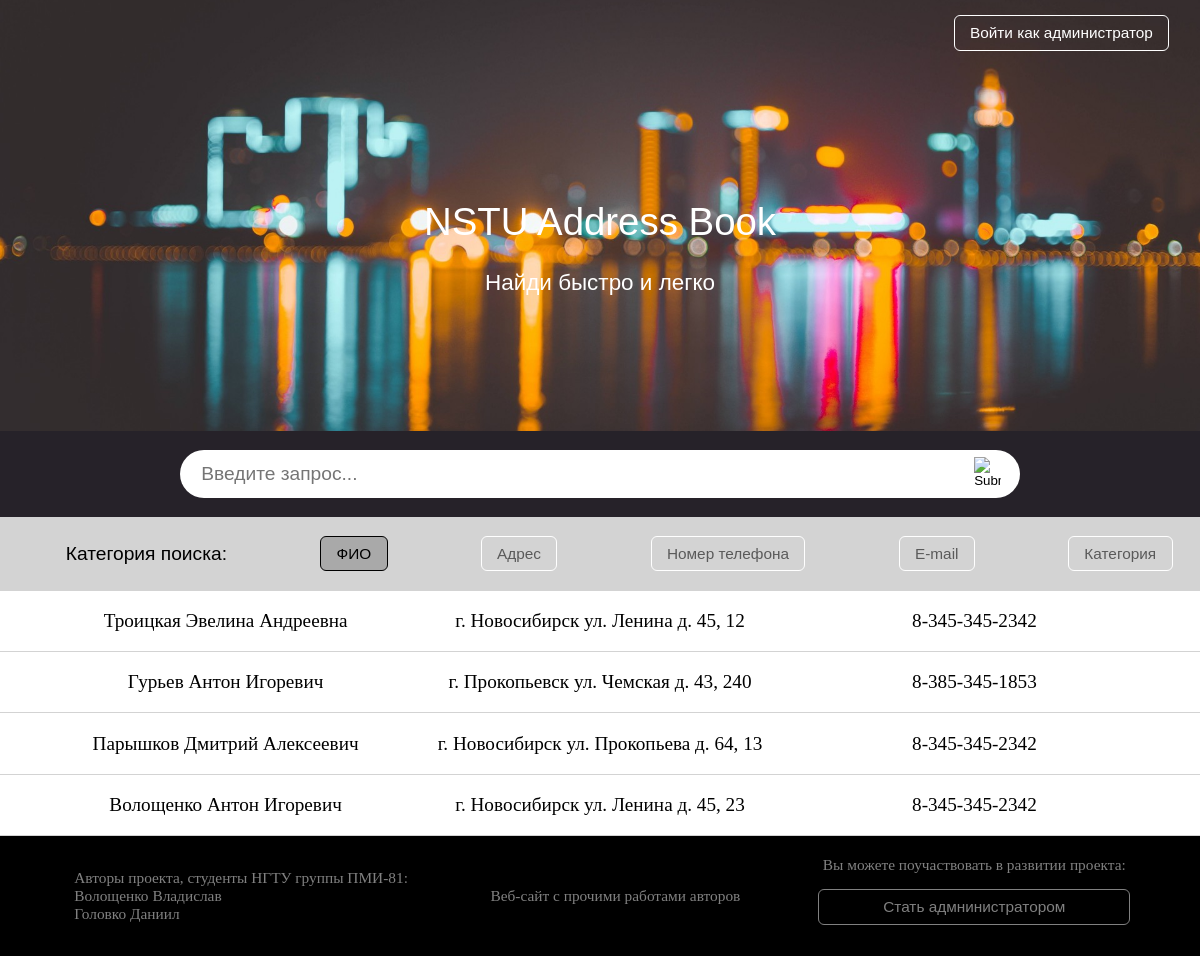
The page / on the database its author committed.
### addressbook/models.py (models this page shows)
class Record(models.Model):
    name = models.CharField(max_length=50)
    surname = models.CharField(max_length=50)
    middleName = models.CharField(max_length=50)
    age = models.IntegerField()
    phoneNumber = models.CharField(max_length=20)
    email = models.EmailField()
    city = models.CharField(max_length=50)
    street = models.CharField(max_length=50)
    houseNumber = models.CharField(max_length=50)
    flatNumber = models.CharField(max_length=50)
    cathegory = models.CharField(max_length=50)

### addressbook/views.py (the view)
# urls.py: path('', views.index, name='index'),
def index(request):
    records = Record.objects.all()
    if 'IsLogged' in request.COOKIES:
        if request.COOKIES['IsLogged'] == '1':
            applicants = Applicant.objects.all()
            data = {'records': records, 'applicants': applicants}
            return TemplateResponse(request, "index_admin.html", data)
        else:
            data = {'records': records}
            return TemplateResponse(request, "index.html", data)
    else:
        data = {'records': records}
        return TemplateResponse(request, "index.html", data)

### templates/index.html (shortened to what this page needs)
<!DOCTYPE html>
{% load static %}
<html>
    <head>
        <link rel="stylesheet" href={% static 'styles/index.css' %}>
    </head>
    <body>
        <div class="section-about-us">
            <header>
                <div class="administrator-privilegies">
                    <label class="modal-open" href="#auth-window">Войти как администратор</label>
                </div>
            </header>
            <div>
                <h1 class="center">NSTU Address Book</h1>
                <h3 class="center">Найди быстро и легко</h3>
            </div>
        </div>
        <div class="section-search">
            <div class="search-line">
                <form action="" name="search" onsubmit="sendSearchRequest();return false;">
                    <input type="search" id="request" placeholder="Введите запрос...">
                    <div class="search-submit">
                        <input type="image" src={% static 'img/search-icon.png '%}>
                    </div>
                </form>
            </div>
            <div class="filter-bar">
                <label>Категория поиска:</label>
                <label class="filter-button active" id="filter-name">ФИО</label>
                <label class="filter-button" id="filter-address">Адрес</label>
                <label class="filter-button" id="filter-phone">Номер телефона</label>
                <label class="filter-button" id="filter-email">E-mail</label>
                <label class="filter-button" id="filter-cathegory">Категория</label>
            </div>
            <div class="about-search">
                <ul id="search-result">
                    {% for record in records %}
                        <li class="modal-open" href="#record" onclick="getRecordInfo({{ record.id }});return false;">
                            <label>{{ record.surname }} {{ record.name }} {{ record.middleName }}</label>
                            <label>г. {{ record.city }} ул. {{ record.street }} д. {{ record.houseNumber }}, {{ record.flatNumber }}</label>
                            <label>{{ record.phoneNumber }}</label>
                        </li>
                    {% endfor %}
                </ul>
            </div>
        </div>
        <footer>
            <div id="authors">
                <p>Авторы проекта, студенты НГТУ группы ПМИ-81:<br>Волощенко Владислав<br>Головко Даниил</p>
            </div>
            <div id="personal-website">
                <a href="http://fpm2.ami.nstu.ru/~pmi-b8502/">Веб-сайт с прочими работами авторов</a>
            </div>
            <div id="how-to-be-admin">
                <p>Вы можете поучаствовать в развитии проекта:</p>
                <label id="be-admin" class="modal-open" href="#be-admin-window">Стать адмнинистратором</label>
            </div>
        </footer>
    </body>
</html>

### static/styles/index.css (style rules this page uses)
:root { box-sizing: border-box; font-size: 1.2rem; }
body { background-color: white; margin: 0; }
#be-admin { display: block; color: white; font-size: 1em; font-weight: 600; padding: 1.5em 2em; margin: 2em 0em; background-color: rgba(0, 0, 0, 0); border: 2px solid white; transition-duration: 0.3s; }
.center { display: block; text-align: center; }
.section-about-us,.section-search,.section-how-admin { overflow: hidden; }
header { overflow: hidden; font-size: 0.8rem; }
header .administrator-privilegies { float: right; margin: 1em 1em; display: flex; }
header .administrator-privilegies label { display: block; color: white; font-size: 1em; font-weight: 300; font-family: 'century gothic', sans-serif; padding: 0.5em 1em; background-color: rgba(0, 0, 0, 0); border: 1px solid white; border-radius: 6px; transition-duration: 0.3s; margin: 0 1em; }
.section-about-us { background-image: url(../img/background.jpg); background-size: 100%; background-position-y: -3em; background-position-x: center; color: white; }
.section-about-us>div { margin: 7em auto 7em; }
.section-about-us h1,.section-about-us h3 { font-family: 'century gothic', sans-serif; font-weight: lighter; }
.section-search { background-color: white; }
.section-search>* { overflow: hidden; width: 100%; }
.search-line { background-color: rgb(38, 34, 41); }
form[name="search"] { display: flex; justify-content: space-around; align-items: center; color: black; background-color: white; margin: 1em 15% 1em 15%; height: 2.5rem; border-radius: 30px; }
form[name="search"] input[type="search"] { width: 100%; font-size: 1rem; margin-left: 1em; border: none; }
form[name="search"] .search-submit { margin: 1em; }
input[type="image"] { width: 2em; }
.filter-bar { background-color: lightgrey; padding: 1em 1em; display: flex; align-items: center; justify-content: space-around; }
.filter-bar label { font-family: 'century gothic', sans-serif; }
.filter-button { display: block; font-size: 0.8em; font-weight: 300; font-family: 'century gothic', sans-serif; padding: 0.5em 1em; border: 1px solid; border-radius: 6px; transition-duration: 0.3s; }
.filter-button { color: rgb(90, 90, 90); background-color: rgba(0, 0, 0, 0); border-color:white; }
.filter-button.active { color: black; border-color: black; background-color: rgba(0, 0, 0, 0.2); }
.about-search { overflow: hidden; }
.about-search ul { padding-inline-start: 0; list-style: none; margin: 0; }
.about-search li { padding: 1em 2em; background-color: rgba(0, 0, 0, 0); display: flex; justify-content: space-around; align-items: center; transition-duration: 0.3s; border-bottom: 1px lightgrey solid; }
.about-search li label { width: 33%; text-align: center; }
footer { background-color: black; color: grey; display: flex; align-items: center; justify-content: space-around; padding: 1em 2em; font-size: 0.8rem; }
footer p { margin: 0.3em; }
#be-admin { display: block; text-align: center; color: grey; font-size: 1em; font-weight: 300; font-family: 'century gothic', sans-serif; padding: 0.5em 1em; background-color: rgba(0, 0, 0, 0); border: 1px solid grey; border-radius: 6px; transition-duration: 0.3s; margin: 1em 0; }
footer a { color: inherit; transition-duration: 0.3s; text-decoration: none; }

### rows shown on the page
Record: surname "Троицкая", name "Эвелина", middleName "Андреевна", city "Новосибирск", street "Ленина", houseNumber "45", flatNumber "12", phoneNumber "8-345-345-2342"
Record: surname "Гурьев", name "Антон", middleName "Игоревич", city "Прокопьевск", street "Чемская", houseNumber "43", flatNumber "240", phoneNumber "8-385-345-1853"
Record: surname "Парышков", name "Дмитрий", middleName "Алексеевич", city "Новосибирск", street "Прокопьева", houseNumber "64", flatNumber "13", phoneNumber "8-345-345-2342"
Record: surname "Волощенко", name "Антон", middleName "Игоревич", city "Новосибирск", street "Ленина", houseNumber "45", flatNumber "23", phoneNumber "8-345-345-2342"
